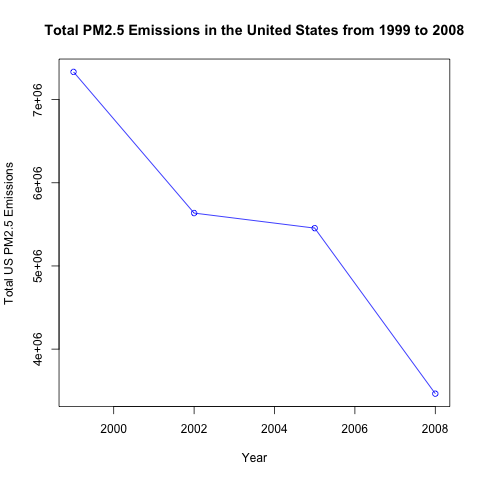

Source code (R):

#1. Have total emissions from PM2.5 decreased in the United States from 1999 to 2008? 
# Using the base plotting system, make a plot showing the total PM2.5 emission from all 
# sources for each of the years 1999, 2002, 2005, and 2008.
tota.emission<-tapply(NEI$Emissions, NEI$year, sum)
tota.emission <- as.data.frame(tota.emission)
ra <- range(tota.emission$tota.emission )
plot(c(1999, 2002, 2005, 2008), tota.emission$tota.emission, type = "o", col = "blue", 
     main = "Total PM2.5 Emissions in the United States from 1999 to 2008", 
     xlim = c(1999,2008), ylim = ra,
     ylab = "Total US PM2.5 Emissions", xlab = "Year")

dev.copy(png,"plot1.png", width=480, height=480)
dev.off()
